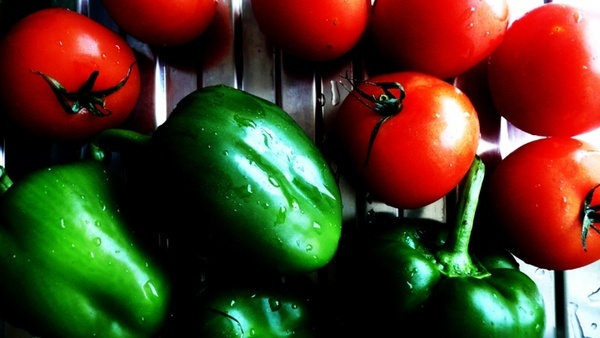
%> input picture 10.jpg, 600 x 338 px
$ octave openeroson.m   (GNU Octave 9; MATLAB toolbox functions it lacks are replaced by stand-ins)
%> lines starting %> are read from the running program, lines starting %| are printed output that depends on the picture; in (x1, y1, x2, y2) boxes, pixels count from 0 and x2, y2 are one past the last pixel; in counts of white or black regions, pixels touching at a corner belong together; the program's own positions count from 1
im=imread('10.jpg');
%> im is the input picture: size 338x600x3 uint8; mean R, G, B 79.1, 57.8, 33.3
x=im2bw(im);
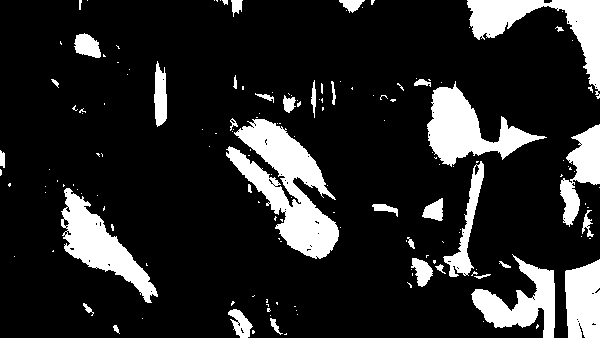
%> x: size 338x600 logical; 15.7% white; 159 white regions (121 under 20 px), largest, box (x1, y1, x2, y2) and area: (226, 119, 339, 259) 6959, (427, 81, 547, 167) 4098, (467, 0, 600, 99) 3986
se=strel('square',3);
im2=imopen(x,se);
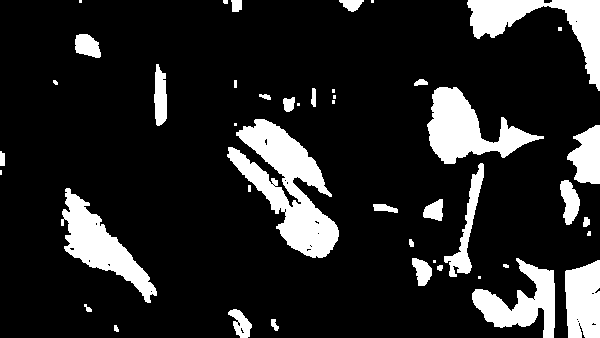
%> im2: size 338x600 logical; 15% white; 45 white regions (14 under 20 px), largest, box (x1, y1, x2, y2) and area: (227, 119, 339, 258) 6806, (427, 87, 544, 164) 4045, (467, 0, 600, 91) 3896
imshow(im2);title('open image');

$ run again, with 11.jpg copied over 10.jpg
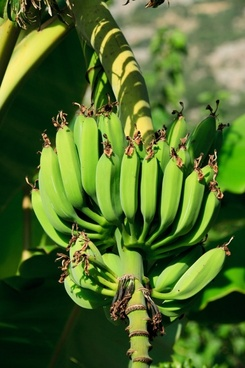
%> input picture 11.jpg, 245 x 368 px
%> im is the input picture: size 368x245x3 uint8; mean R, G, B 79.7, 106.9, 42.6
%> `x=im2bw(im);`:
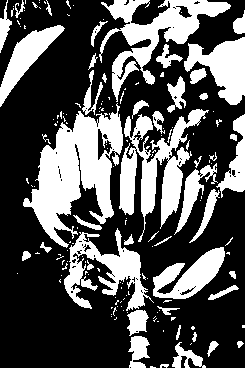
%> x: size 368x245 logical; 33.8% white; 163 white regions (115 under 20 px), largest, box (x1, y1, x2, y2) and area: (23, 103, 123, 248) 6720, (119, 109, 209, 242) 4234, (99, 0, 231, 102) 4043
%> `im2=imopen(x,se);`:
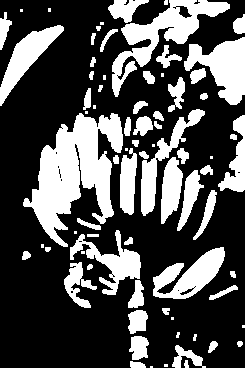
%> im2: size 368x245 logical; 31.3% white; 76 white regions (19 under 20 px), largest, box (x1, y1, x2, y2) and area: (23, 113, 123, 247) 6469, (112, 0, 230, 97) 3165, (184, 37, 245, 105) 2231

$ run again, with 12.jpg copied over 10.jpg
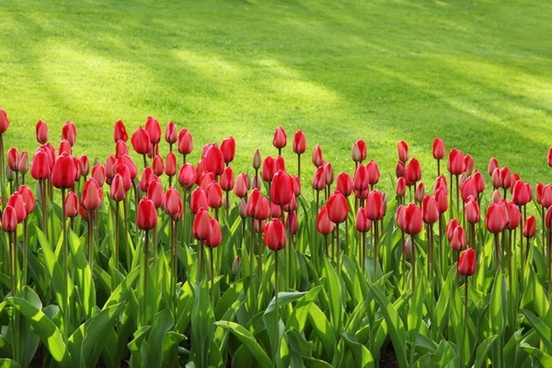
%> input picture 12.jpg, 552 x 368 px
%> im is the input picture: size 368x552x3 uint8; mean R, G, B 129.4, 138.1, 50.5
%> `x=im2bw(im);`:
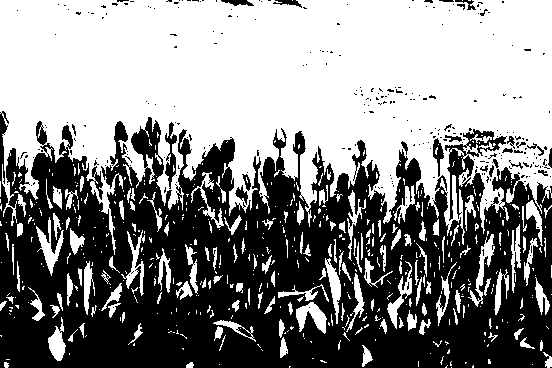
%> x: size 368x552 logical; 53.7% white; 284 black regions (259 under 20 px), largest, box (x1, y1, x2, y2) and area: (0, 111, 552, 368) 91585, (165, 122, 177, 189) 365, (433, 138, 444, 177) 194
%> `im2=imopen(x,se);`:
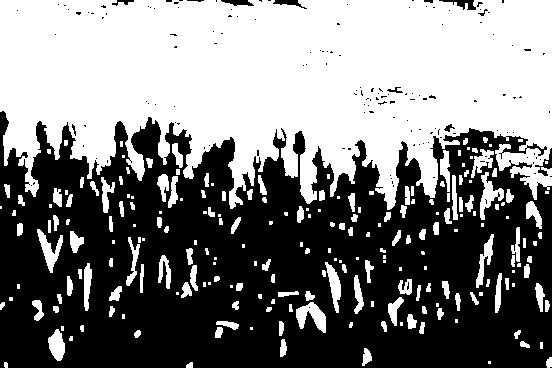
%> im2: size 368x552 logical; 49.2% white; 226 white regions (81 under 20 px), largest, box (x1, y1, x2, y2) and area: (0, 0, 552, 210) 86384, (296, 302, 326, 333) 508, (480, 172, 504, 220) 459
